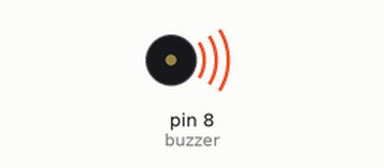
Recording of a sketch running on a simulated Arduino Uno, built with avr-gcc and run on an emulated ATmega328P. Shown: buzzer (waves = sounding, pin HIGH).

Above: at 0.6 s.
Timing chart, 0 to 3.0 s (numbered marks = the images above):
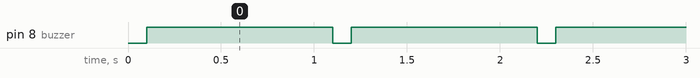

Measured:
- by itself, pin 8 (buzzer): alternates HIGH for 1.0 s and LOW for 0.10 s

The sketch:

project_07.ino
```cpp
int buzzer = 8;
void setup() {
  pinMode(buzzer, OUTPUT);
}

void loop() {
  delay(100);
  digitalWrite(buzzer, HIGH);
  delay(1000);
  digitalWrite(buzzer, LOW);
}
```
